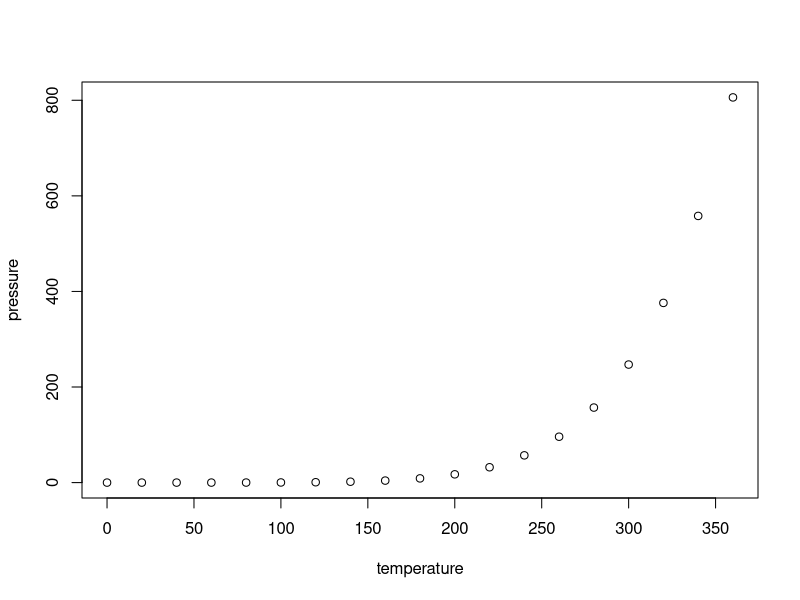
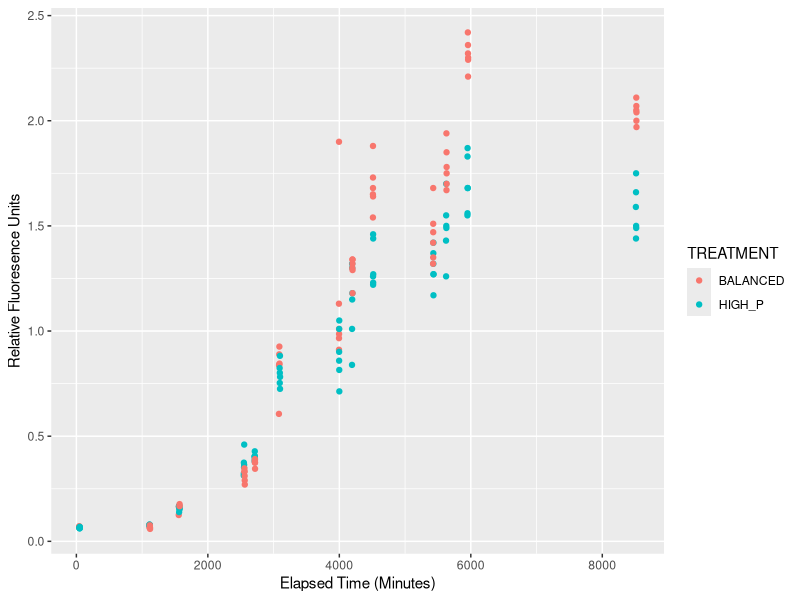
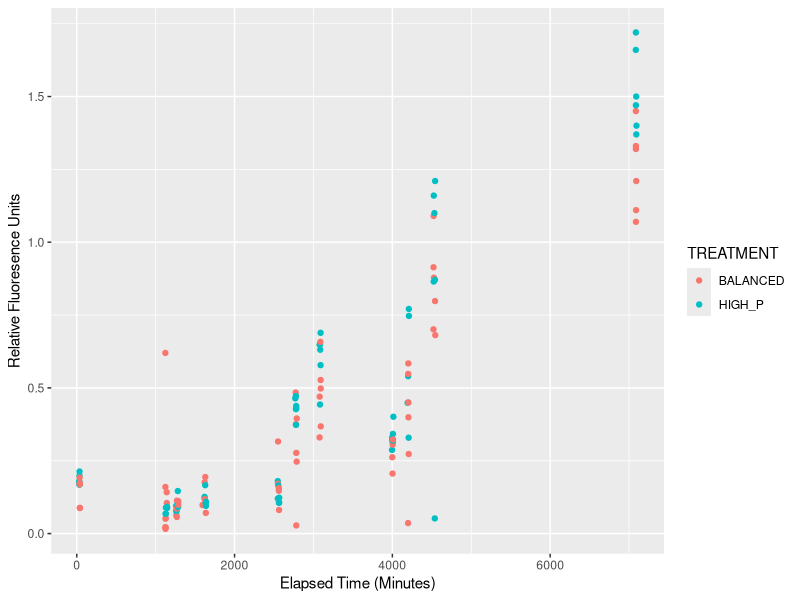

The R source for these figures, in order: (Note: this script raises an error after producing the figures.)
## ---- chunk 1
knitr::opts_chunk$set(echo = TRUE)
## ---- chunk 2
summary(cars)
## ---- chunk 3
plot(pressure)
## ---- chunk 4
require(tidyverse)
require(lubridate)
## ---- chunk 5
Algae_Growth <- read.csv(file = "algae_growth.csv", header = T, sep = ",") %>%
  mutate (DATE_TIME = paste(DATE, TIME, sep = " ")) %>%
  mutate (DATE_TIME = ymd_hm(DATE_TIME))
## ---- chunk 6
algae_elaspsedtime <- Algae_Growth %>% 
  mutate(ELAPSED_TIME = ifelse(ORGANISM %in% c("MA", "C"),
                               ((DATE_TIME - ymd_hm("20181112 14:30"))),
                               ((DATE_TIME - ymd_hm("20181113 14:30")))))
## ---- chunk 7
greenalgae_growth <- algae_elaspsedtime %>%
  filter(ORGANISM == "C" | ORGANISM == "SA")
## ---- chunk 8
C_growth <- greenalgae_growth %>%
  filter(ORGANISM == "C")
## ---- chunk 9
SA_growth <- greenalgae_growth %>%
  filter(ORGANISM == "SA")
## ---- chunk 10
C_plot <- ggplot() +
  geom_point(data = C_growth, 
                aes(x = ELAPSED_TIME, y = RFU, group = TREATMENT, colour = TREATMENT)) +
  xlab("Elapsed Time (Minutes)") +
  ylab("Relative Fluoresence Units")
C_plot
## ---- chunk 11
SA_plot <- ggplot() +
  geom_point(data = SA_growth, 
                aes(x = ELAPSED_TIME, y = RFU, group = TREATMENT, colour = TREATMENT)) +
  xlab("Elapsed Time (Minutes)") +
  ylab("Relative Fluoresence Units")
SA_plot
## ---- chunk 12
Mean_Balanced <- greenalgae_growth %>%
  filter(TREATMENT == "BALANCED")%>%
  group_by(ORGANISM) %>%
  summarise(TIME_MEAN = mean(ELAPSED_TIME),
            TIME_SE = sd(ELAPSED_TIME)/sqrt(n()))
## ---- chunk 13
Mean_C_Balanced <- Mean_Balanced %>%
  filter(ORGANISM == "C") 
## ---- chunk 14
Mean_SA_Balanced <- Mean_Balanced %>%
  filter(ORGANISM == "SA")
## ---- chunk 15
Mean_HighP <- greenalgae_growth %>%
  filter(TREATMENT == "HIGH_P") %>%
  group_by(ORGANISM) %>%
  summarise(TIME_MEAN = mean(ELAPSED_TIME),
            TIME_SE = sd(ELAPSED_TIME)/sqrt(n()))
## ---- chunk 16
Mean_C_HighP <- Mean_HighP %>%
  filter(ORGANISM == "C")
  filter()
## ---- chunk 17
Mean_SA_HighP <- Mean_HighP %>%
  filter(ORGANISM == "SA")
## ---- chunk 18
C_test <- t.test(Mean_C_Balanced$TIME_MEAN, Mean_C_HighP$TIME_MEAN)

C_test
